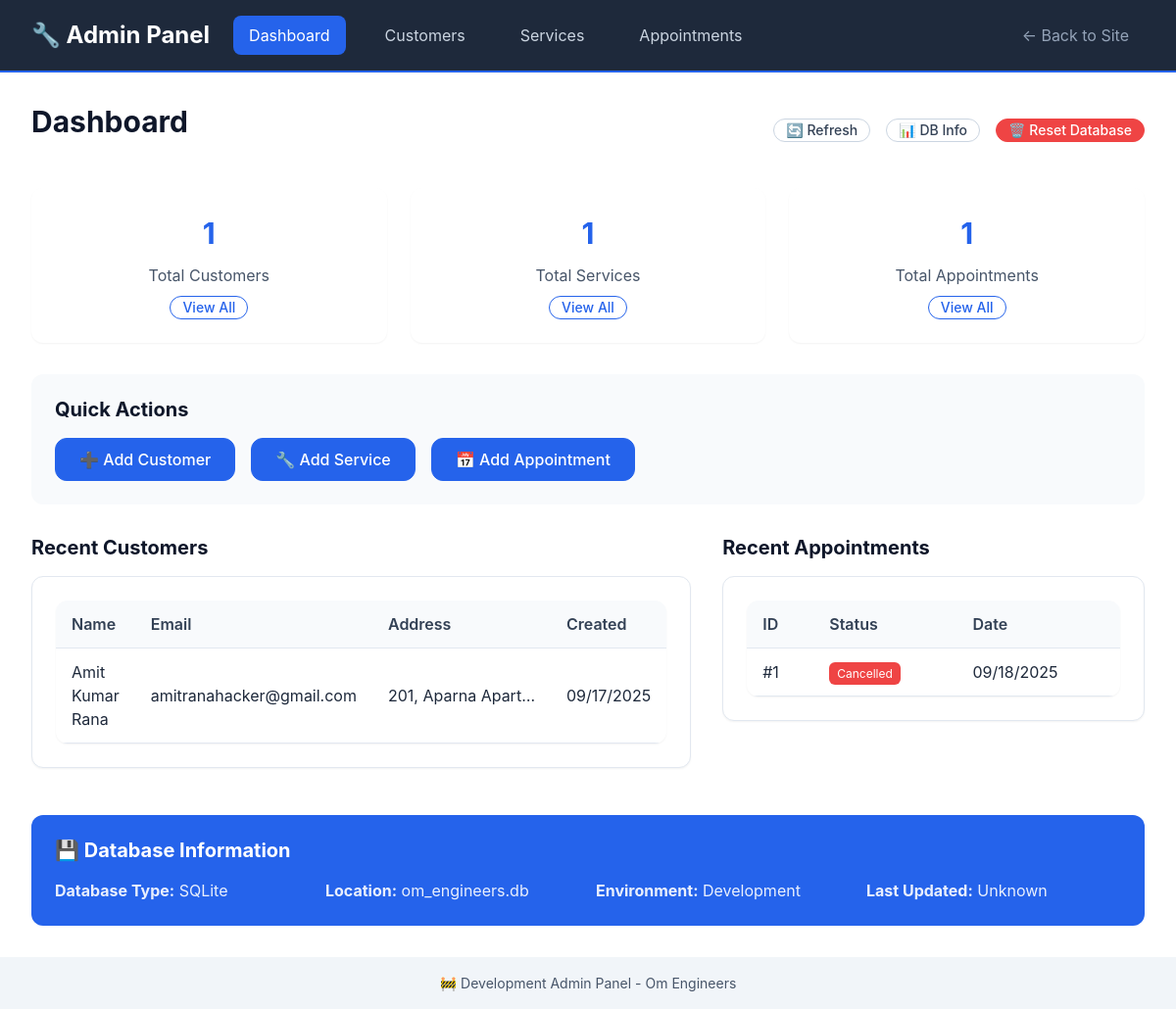
The page /admin/ on the database as committed earlier.
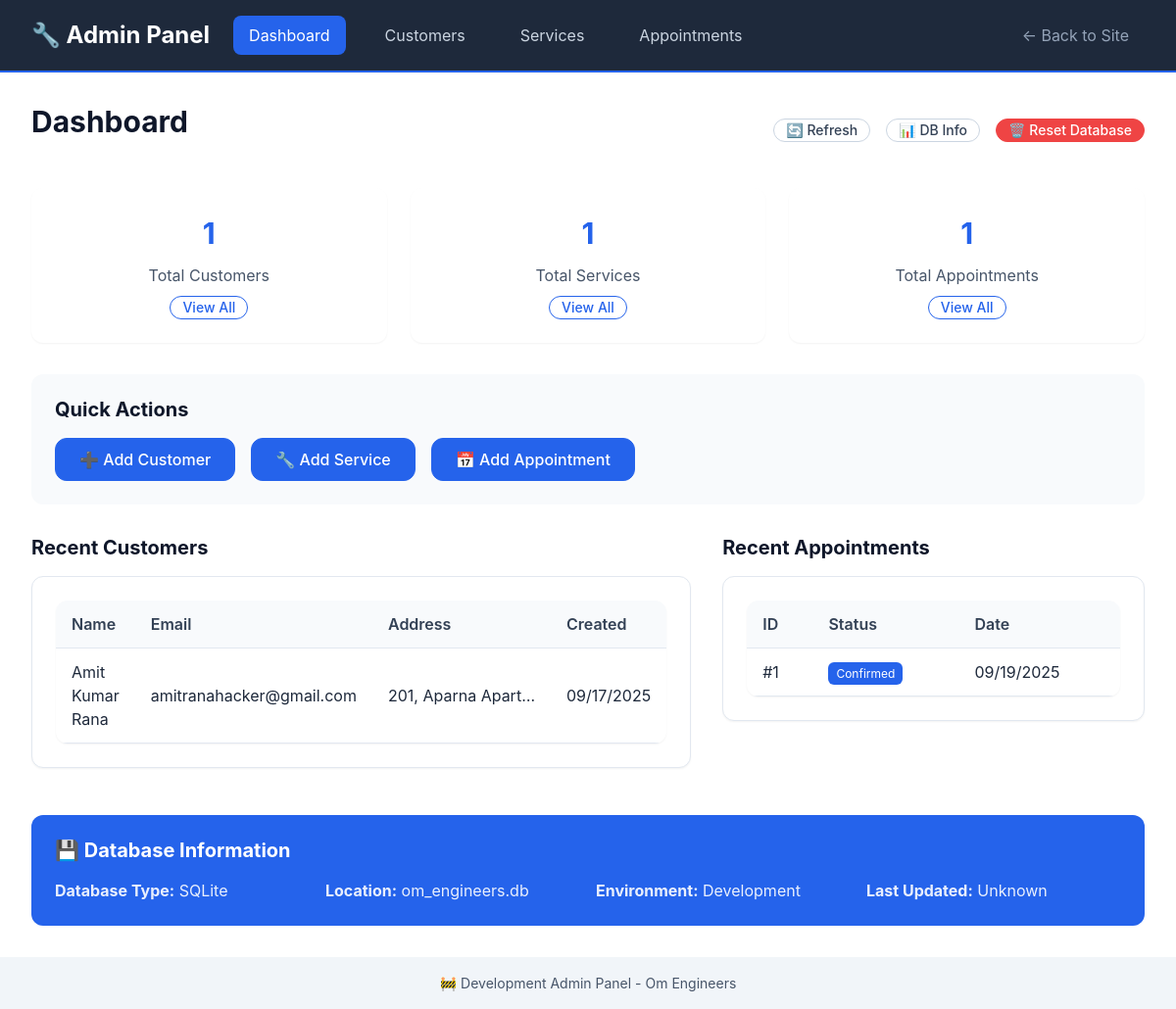
The same page on the database as committed later.
### models/customer_db.py (models this page shows, shortened)
class Customer(db.Model):
    __tablename__ = 'customers'
    id: Mapped[int] = mapped_column(primary_key=True)
    name: Mapped[str] = mapped_column(String(100), nullable=False)
    email: Mapped[str] = mapped_column(String(120), nullable=True, index=True)
    phone: Mapped[str] = mapped_column(String(20), nullable=False, index=True)
    address: Mapped[str] = mapped_column(Text, nullable=True)
    created_at: Mapped[datetime] = mapped_column(DateTime, default=datetime.utcnow)
    updated_at: Mapped[datetime] = mapped_column(DateTime, default=datetime.utcnow, onupdate=datetime.utcnow)
    appointments = db.relationship('Appointment', back_populates='customer', cascade='all, delete-orphan')

### models/appointment_db.py (models this page shows, shortened)
class Appointment(db.Model):
    __tablename__ = 'appointments'
    id: Mapped[int] = mapped_column(primary_key=True)
    customer_id: Mapped[int] = mapped_column(ForeignKey('customers.id'), nullable=False)
    service_id: Mapped[int] = mapped_column(ForeignKey('services.id'), nullable=False)
    appointment_date: Mapped[date] = mapped_column(Date, nullable=False, index=True)
    appointment_time: Mapped[time] = mapped_column(Time, nullable=False)
    appointment_type: Mapped[AppointmentType] = mapped_column(Enum(AppointmentType), default=AppointmentType.SERVICE)
    status: Mapped[AppointmentStatus] = mapped_column(Enum(AppointmentStatus), default=AppointmentStatus.PENDING, index=True)
    notes: Mapped[str] = mapped_column(Text, nullable=True)
    address: Mapped[str] = mapped_column(Text, nullable=True)
    estimated_duration: Mapped[str] = mapped_column(String(50), nullable=True)
    estimated_cost: Mapped[str] = mapped_column(String(50), nullable=True)
    actual_cost: Mapped[str] = mapped_column(String(50), nullable=True)
    technician_notes: Mapped[str] = mapped_column(Text, nullable=True)
    created_at: Mapped[datetime] = mapped_column(DateTime, default=datetime.utcnow)
    updated_at: Mapped[datetime] = mapped_column(DateTime, default=datetime.utcnow, onupdate=datetime.utcnow)
    completed_at: Mapped[datetime] = mapped_column(DateTime, nullable=True)
    cancelled_at: Mapped[datetime] = mapped_column(DateTime, nullable=True)
    customer = db.relationship('Customer', back_populates='appointments')
    service = db.relationship('Service', back_populates='appointments')

### routes/admin.py (the view)
@admin_bp.route('/')
def index():
    try:
        customer_count = Customer.query.count()
        service_count = Service.query.count()
        appointment_count = Appointment.query.count()
        recent_customers = Customer.query.order_by(Customer.created_at.desc()).limit(5).all()
        recent_appointments = Appointment.query.order_by(Appointment.created_at.desc()).limit(5).all()
        stats = {
            'customers': customer_count,
            'services': service_count,
            'appointments': appointment_count
        }
        return render_template('admin/index.html',
                             stats=stats,
                             recent_customers=recent_customers,
                             recent_appointments=recent_appointments)
    except Exception as e:
        flash(f'Error loading admin dashboard: {str(e)}', 'error')
        return render_template('admin/index.html', stats={}, recent_customers=[], recent_appointments=[])

### templates/admin/index.html (shortened to what this page needs)
{% extends "admin/base.html" %}
{% block content %}
<div style="display: flex; justify-content: space-between; align-items: center; margin-bottom: var(--space-8);">
    <h1>Dashboard</h1>
    <div style="display: flex; gap: var(--space-4);">
        <button onclick="refreshStats()" class="btn btn-secondary btn-sm">🔄 Refresh</button>
        <button onclick="showDatabaseInfo()" class="btn btn-secondary btn-sm">📊 DB Info</button>
        <button onclick="showResetModal()" class="btn btn-danger btn-sm">🗑️ Reset Database</button>
    </div>
</div>
<div class="stats-grid">
    <div class="stat-card">
        <div class="stat-number" id="customers-count">{{ stats.customers or 0 }}</div>
        <div style="color: var(--gray-600);">Total Customers</div>
        <div style="margin-top: var(--space-2);">
            <a href="{{ url_for('admin.customers') }}" class="btn btn-sm btn-outline">View All</a>
        </div>
    </div>
    <div class="stat-card">
        <div class="stat-number" id="services-count">{{ stats.services or 0 }}</div>
        <div style="color: var(--gray-600);">Total Services</div>
        <div style="margin-top: var(--space-2);">
            <a href="{{ url_for('admin.services') }}" class="btn btn-sm btn-outline">View All</a>
        </div>
    </div>
    <div class="stat-card">
        <div class="stat-number" id="appointments-count">{{ stats.appointments or 0 }}</div>
        <div style="color: var(--gray-600);">Total Appointments</div>
        <div style="margin-top: var(--space-2);">
            <a href="{{ url_for('admin.appointments') }}" class="btn btn-sm btn-outline">View All</a>
        </div>
    </div>
</div>
<div style="background: var(--gray-50); padding: var(--space-6); border-radius: var(--border-radius-lg); margin-bottom: var(--space-8);">
    <h3 style="margin-bottom: var(--space-4);">Quick Actions</h3>
    <div style="display: flex; gap: var(--space-4); flex-wrap: wrap;">
        <a href="{{ url_for('admin.new_customer') }}" class="btn btn-primary">➕ Add Customer</a>
        <a href="{{ url_for('admin.new_service') }}" class="btn btn-primary">🔧 Add Service</a>
        <a href="{{ url_for('admin.new_appointment') }}" class="btn btn-primary">📅 Add Appointment</a>
    </div>
</div>
<div style="display: grid; grid-template-columns: 1fr 1fr; gap: var(--space-8); margin-top: var(--space-8);">
    <div>
        <h3 style="margin-bottom: var(--space-4);">Recent Customers</h3>
        {% if recent_customers %}
        <div class="card">
            <table class="admin-table">
                <thead>
                    <tr>
                        <th>Name</th>
                        <th>Email</th>
                        <th>Address</th>
                        <th>Created</th>
                    </tr>
                </thead>
                <tbody>
                    {% for customer in recent_customers %}
                    <tr>
                        <td>{{ customer.name }}</td>
                        <td>{{ customer.email }}</td>
                        <td>
                            <div style="max-width: 150px; overflow: hidden; text-overflow: ellipsis; white-space: nowrap;"
                                 title="{{ customer.address or 'No address provided' }}">
                                {{ customer.address or 'No address' }}
                            </div>
                        </td>
                        <td>{{ customer.created_at.strftime('%m/%d/%Y') }}</td>
                    </tr>
                    {% endfor %}
                </tbody>
            </table>
        </div>
        {% else %}
        <div class="card" style="text-align: center; padding: var(--space-8); color: var(--gray-500);">
            No customers yet
        </div>
        {% endif %}
    </div>
    <div>
        <h3 style="margin-bottom: var(--space-4);">Recent Appointments</h3>
        {% if recent_appointments %}
        <div class="card">
            <table class="admin-table">
                <thead>
                    <tr>
                        <th>ID</th>
                        <th>Status</th>
                        <th>Date</th>
                    </tr>
                </thead>
                <tbody>
                    {% for appointment in recent_appointments %}
                    <tr>
                        <td>#{{ appointment.id }}</td>
                        <td>
                            <span style="background-color:
                                {% if appointment.status.value == 'pending' %}var(--warning-color)
                                {% elif appointment.status.value == 'confirmed' %}var(--primary-color)
                                {% elif appointment.status.value == 'completed' %}var(--success-color)
                                {% elif appointment.status.value == 'cancelled' %}var(--error-color)
                                {% else %}var(--gray-400){% endif %};
                                color: var(--white); padding: var(--space-1) var(--space-2); border-radius: var(--border-radius-sm); font-size: var(--font-size-xs);">
                                {{ appointment.status.value.title() }}
                            </span>
                        </td>
                        <td>{{ appointment.appointment_date.strftime('%m/%d/%Y') }}</td>
                    </tr>
                    {% endfor %}
                </tbody>
            </table>
        </div>
        {% else %}
        <div class="card" style="text-align: center; padding: var(--space-8); color: var(--gray-500);">
            No appointments yet
        </div>
        {% endif %}
    </div>
</div>
<div style="margin-top: var(--space-12); padding: var(--space-6); background: var(--primary-color); color: var(--white); border-radius: var(--border-radius-lg);">
    <h3 style="color: var(--white); margin-bottom: var(--space-4);">💾 Database Information</h3>
    <div style="display: grid; grid-template-columns: repeat(auto-fit, minmax(200px, 1fr)); gap: var(--space-4); opacity: 0.9;">
        <div>
            <strong>Database Type:</strong> SQLite
        </div>
        <div>
            <strong>Location:</strong> om_engineers.db
        </div>
        <div>
            <strong>Environment:</strong> Development
        </div>
        <div>
            <strong>Last Updated:</strong> <span id="last-updated">{{ moment().format('MM/DD/YYYY HH:mm') if moment else 'Unknown' }}</span>
        </div>
    </div>
</div>
{% endblock %}

### templates/admin/base.html (shortened to what this page needs)
<!DOCTYPE html>
<html lang="en">
<head>
    <link rel="stylesheet" href="{{ url_for('static', filename='css/main.css') }}">
</head>
<body>
    <header class="admin-header">
        <div class="container">
            <div class="admin-nav">
                <h2 style="color: var(--white); margin: 0;">🔧 Admin Panel</h2>
                <a href="{{ url_for('admin.index') }}" class="{% if request.endpoint == 'admin.index' %}active{% endif %}">Dashboard</a>
                <a href="{{ url_for('admin.customers') }}" class="{% if 'customers' in request.endpoint %}active{% endif %}">Customers</a>
                <a href="{{ url_for('admin.services') }}" class="{% if 'services' in request.endpoint %}active{% endif %}">Services</a>
                <a href="{{ url_for('admin.appointments') }}" class="{% if 'appointments' in request.endpoint %}active{% endif %}">Appointments</a>
                <div style="margin-left: auto;">
                    <a href="{{ url_for('main.index') }}" style="color: var(--gray-400);">← Back to Site</a>
                </div>
            </div>
        </div>
    </header>
    <main class="admin-content">
        <div class="container">
            {% block content %}{% endblock %}
        </div>
    </main>
    <footer style="background-color: var(--gray-100); padding: var(--space-4) 0; text-align: center; color: var(--gray-600);">
        <div class="container">
            <p style="margin: 0; font-size: var(--font-size-sm);">
                🚧 Development Admin Panel - {{ config.APP_NAME }}
            </p>
        </div>
    </footer>
</body>
</html>

### static/css/main.css (style rules this page uses)
:root { --primary-color: #2563eb; --primary-dark: #1d4ed8; --primary-light: #3b82f6; --secondary-color: #64748b; --success-color: #10b981; --warning-color: #f59e0b; --error-color: #ef4444; --white: #ffffff; --gray-50: #f8fafc; --gray-100: #f1f5f9; --gray-200: #e2e8f0; --gray-300: #cbd5e1; --gray-400: #94a3b8; --gray-500: #64748b; --gray-600: #475569; --gray-700: #334155; --gray-800: #1e293b; --gray-900: #0f172a; --font-family: 'Inter', -apple-system, BlinkMacSystemFont, 'Segoe UI', Roboto, Oxygen, Ubuntu, Cantarell, sans-serif; --font-size-xs: 0.75rem; --font-size-sm: 0.875rem; --font-size-base: 1rem; --font-size-lg: 1.125rem; --font-size-xl: 1.25rem; --font-size-2xl: 1.5rem; --font-size-3xl: 1.875rem; --font-size-4xl: 2.25rem; --font-weight-normal: 400; --font-weight-medium: 500; --font-weight-semibold: 600; --font-weight-bold: 700; --line-height-tight: 1.25; --line-height-normal: 1.5; --line-height-relaxed: 1.75; --space-1: 0.25rem; --space-2: 0.5rem; --space-3: 0.75rem; --space-4: 1rem; --space-5: 1.25rem; --space-6: 1.5rem; --space-8: 2rem; --space-10: 2.5rem; --space-12: 3rem; --space-16: 4rem; --space-20: 5rem; --border-radius-sm: 0.375rem; --border-radius: 0.5rem; --border-radius-lg: 0.75rem; --border-radius-xl: 1rem; --shadow-sm: 0 1px 2px 0 rgba(0, 0, 0, 0.05); --shadow: 0 1px 3px 0 rgba(0, 0, 0, 0.1), 0 1px 2px 0 rgba(0, 0, 0, 0.06); --shadow-md: 0 4px 6px -1px rgba(0, 0, 0, 0.1), 0 2px 4px -1px rgba(0, 0, 0, 0.06); --shadow-lg: 0 10px 15px -3px rgba(0, 0, 0, 0.1), 0 4px 6px -2px rgba(0, 0, 0, 0.05); --container-max-width: 1200px; --header-height: 4rem; --min-touch-target: 2.75rem; }
*, *::before, *::after { box-sizing: border-box; }
* { margin: 0; padding: 0; }
html { font-size: 16px; scroll-behavior: smooth; -webkit-text-size-adjust: 100%; -ms-text-size-adjust: 100%; }
body { font-family: var(--font-family); font-size: var(--font-size-base); font-weight: var(--font-weight-normal); line-height: var(--line-height-normal); color: var(--gray-800); background-color: var(--white); -webkit-font-smoothing: antialiased; -moz-osx-font-smoothing: grayscale; }
.container { width: 100%; max-width: var(--container-max-width); margin: 0 auto; padding-left: var(--space-4); padding-right: var(--space-4); }
h1, h2, h3, h4, h5, h6 { font-weight: var(--font-weight-bold); line-height: var(--line-height-tight); color: var(--gray-900); margin-bottom: var(--space-4); }
h1 { font-size: var(--font-size-3xl); }
h2 { font-size: var(--font-size-2xl); }
h3 { font-size: var(--font-size-xl); }
p { margin-bottom: var(--space-4); color: var(--gray-600); }
a { color: var(--primary-color); text-decoration: none; }
.btn { display: inline-flex; align-items: center; justify-content: center; min-height: var(--min-touch-target); padding: var(--space-3) var(--space-6); font-family: inherit; font-size: var(--font-size-base); font-weight: var(--font-weight-medium); line-height: 1; text-decoration: none; border: 1px solid transparent; border-radius: var(--border-radius-lg); cursor: pointer; transition: all 0.2s ease-in-out; user-select: none; white-space: nowrap; }
.btn-primary { background-color: var(--primary-color); border-color: var(--primary-color); color: var(--white); }
.btn-secondary { background-color: var(--white); border-color: var(--gray-300); color: var(--gray-700); }
.btn-outline { background-color: transparent; border-color: var(--primary-color); color: var(--primary-color); }
.btn-sm { min-height: 2.25rem; padding: var(--space-2) var(--space-4); font-size: var(--font-size-sm); }
.card { background-color: var(--white); border: 1px solid var(--gray-200); border-radius: var(--border-radius-lg); box-shadow: var(--shadow-sm); padding: var(--space-6); transition: box-shadow 0.2s ease-in-out; }
@media (min-width: 36rem) { .container { padding-left: var(--space-6); padding-right: var(--space-6); } }
@media (min-width: 62rem) { .container { padding-left: var(--space-8); padding-right: var(--space-8); } }

Rows that differ between the two databases and show on the page:
changed Appointment id 1: status "CANCELLED" → "CONFIRMED" (drawn); status.value "Cancelled" → "Confirmed"; appointment_date "09/18/2025" → "09/19/2025"
